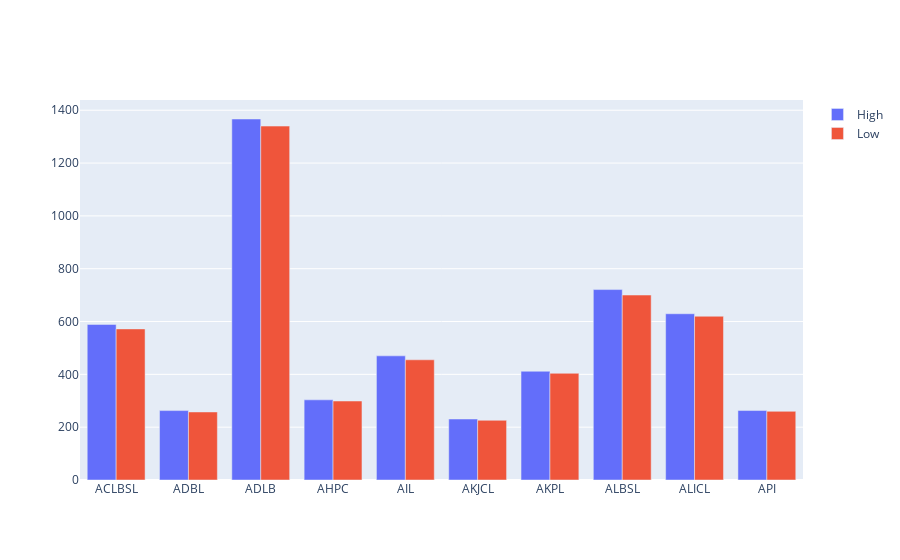

The notebook cell this image was saved under:
### Code cell
import plotly.graph_objects as go

fig = go.Figure(data=[
    go.Bar(name='High', x=df['Symbol'][0:10], y=high),
    go.Bar(name='Low', x=df['Symbol'][0:10], y=low)
])
# Change the bar mode
fig.update_layout(barmode='group')
fig.show()

### Figure 1 — Plotly figure (JSON) as saved in the notebook; plotly's stock layout.template omitted (floating-point values rounded to 4 significant figures)
{"data": [{"name": "High", "type": "bar", "x": ["ACLBSL", "ADBL", "ADLB", "AHPC", "AIL", "AKJCL", "AKPL", "ALBSL", "ALICL", "API"], "y": [589, 262.8, 1367.0, 303.5, 470, 230.9, 411.8, 721, 629.4, 263]}, {"name": "Low", "type": "bar", "x": ["ACLBSL", "ADBL", "ADLB", "AHPC", "AIL", "AKJCL", "AKPL", "ALBSL", "ALICL", "API"], "y": [572, 257.6, 1340, 299, 455.1, 226, 404, 700.3, 620, 260]}], "layout": {"barmode": "group"}}
